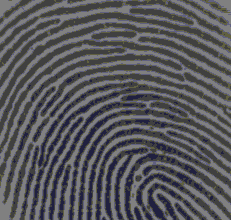
%> input picture digital image processing/3-图像的线性和非线性变换/image/finger.bmp, 231 x 220 px
$ octave LCSMain.m   (GNU Octave 9; MATLAB toolbox functions it lacks are replaced by stand-ins)
%> lines starting %> are read from the running program, lines starting %| are printed output that depends on the picture
### digital image processing/3-图像的线性和非线性变换/源码/countP.m
function res = countP(GrayImage)
%得到图像矩阵的行、列数
[rows , cols] = size(GrayImage);
res = zeros(1 , 256);
%用来存储灰度图像中每个像素出现的频率
for i = 0:255
    res(1 , i+1) = length(find(GrayImage == i)) / (rows * cols);
%计算矩阵GrayImage中值与i相等的元素的个数
end

### digital image processing/3-图像的线性和非线性变换/源码/LCSfun.m
function res = LCSfun (GrayImage, para, P)
    a = para(1);
    b = para(2);
    Sl=0;
    Sk=0;
    for i = 1 : 256
        if(Sl>=a)
            Bl=i-1;
            break;
        end
        Sl=Sl+P(i);
    end
    for i = 1 : 256
        if(Sk>=b)
            BB=256-i;
            break;
        end
        Sk=Sk+P(257-i);
    end
    img = double(GrayImage);
    [x,y] = size(img);
    for i = 1 : x
        for j = 1 : y
            if img(i,j)<Bl
                img(i,j)=0;
            elseif img(i,j)<=BB
                img(i,j)=(img(i,j)-Bl)*255/(BB-Bl);
            else
                img(i,j)=255;
            end
        end
    end
    res = uint8(img);
end

### digital image processing/3-图像的线性和非线性变换/源码/LCSMain.m
clc,clear
close all
image = imread('D:\大三（下）专业课\数字图像处理\实验三\image\finger.bmp');
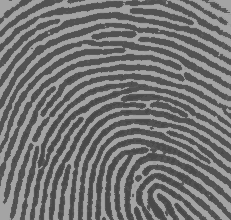
%> image: size 220x231 uint8; min 73, max 164, mean 116.6
pi = countP(image);
%> after the loop in countP, `for i = 0:255`: res = 256 values, max 0.356 at index 83, min 0 at index 1, mean 0.00391
%> pi has the same summary as res in countP
para = [0.02,0.03];
img2 = LCSfun (image, para, pi);
%> after the loop in LCSfun, `for i = 1 : 256`: Bl = 74; Sl = 0.0914
%> after the loop in LCSfun, `for i = 1 : 256`: BB = 163; Sk = 0.287
%> after the loop in LCSfun, `for i = 1 : x`:
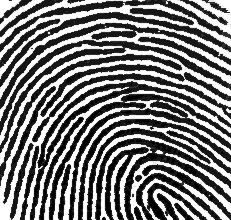
%> img: size 220x231 double; min 0, max 255, mean 121.4
para = [0.07,0.08];
img3 = LCSfun (image, para, pi);
para = [0.2,0.3];
img4 = LCSfun (image, para, pi);
%> call 3 of LCSfun, with para = [0.2 0.3]
%> after the loop in LCSfun (call 3), `for i = 1 : 256`: Bl = 83; Sl = 0.447
%> after the loop in LCSfun (call 3), `for i = 1 : 256`: BB = 154; Sk = 0.435
%> after the loop in LCSfun (call 3), `for i = 1 : x`:
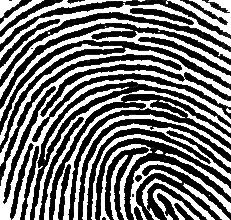
%> img: size 220x231 double; min 0, max 255, mean 114.3
subplot(2,4,1);
imshow(image);
title('原图像');
count1 = countP(image);
%> count1 has the same summary as res in countP
subplot(2,4,5);
bar(count1);
subplot(2,4,2);
imshow(mat2gray(img2));
title('0.02~0.03');
count1 = countP(img2);
%> count1 = 256 values, max 0.356 at index 24, min 0 at index 2, mean 0.00391
subplot(2,4,6);
bar(count1);
subplot(2,4,3);
imshow(mat2gray(img3));
title('0.07~0.08');
count1 = countP(img3);
subplot(2,4,7);
bar(count1);
subplot(2,4,4);
imshow(mat2gray(img4));
title('0.2~0.3');
count1 = countP(img4);
%> count1 = 256 values, max 0.447 at index 1, min 0 at index 2, mean 0.00391
subplot(2,4,8);
bar(count1);
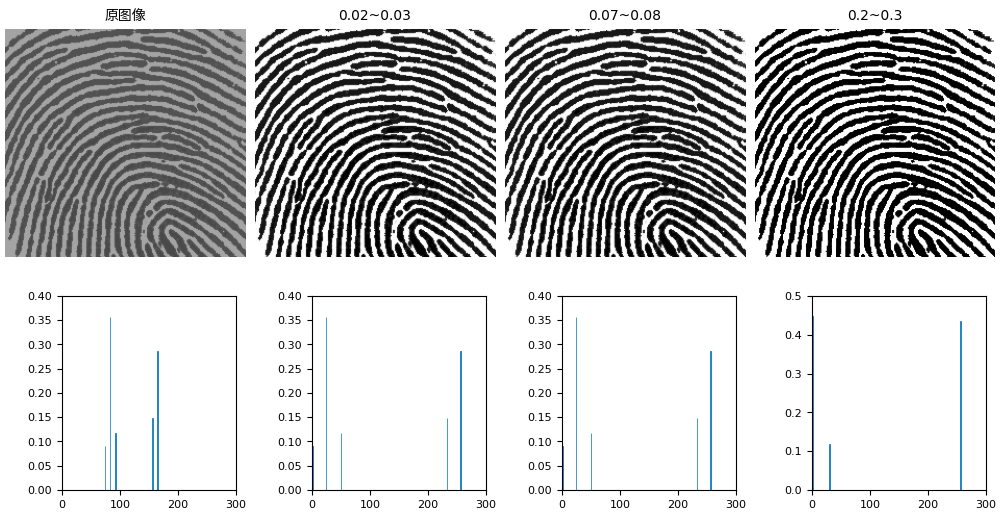
%> figure redrawn from the program's plot data, 8 panels
